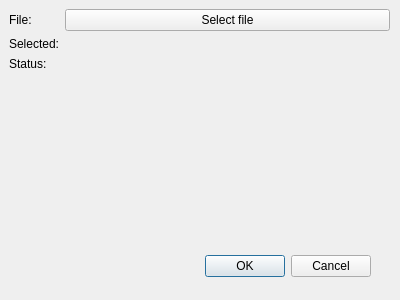
<?xml version="1.0" encoding="UTF-8"?>
<ui version="4.0">
 <class>ImportDialog</class>
 <widget class="QDialog" name="ImportDialog">
  <property name="geometry">
   <rect>
    <x>0</x>
    <y>0</y>
    <width>400</width>
    <height>300</height>
   </rect>
  </property>
  <property name="windowTitle">
   <string>Dialog</string>
  </property>
  <widget class="QDialogButtonBox" name="buttonBox">
   <property name="enabled">
    <bool>true</bool>
   </property>
   <property name="geometry">
    <rect>
     <x>30</x>
     <y>250</y>
     <width>341</width>
     <height>32</height>
    </rect>
   </property>
   <property name="orientation">
    <enum>Qt::Orientation::Horizontal</enum>
   </property>
   <property name="standardButtons">
    <set>QDialogButtonBox::StandardButton::Cancel|QDialogButtonBox::StandardButton::Ok</set>
   </property>
  </widget>
  <widget class="QWidget" name="formLayoutWidget">
   <property name="geometry">
    <rect>
     <x>9</x>
     <y>9</y>
     <width>381</width>
     <height>221</height>
    </rect>
   </property>
   <layout class="QFormLayout" name="formLayout">
    <item row="0" column="0">
     <widget class="QLabel" name="import_lbl">
      <property name="text">
       <string>File:</string>
      </property>
     </widget>
    </item>
    <item row="1" column="0">
     <widget class="QLabel" name="selected_header_lbl">
      <property name="text">
       <string>Selected:</string>
      </property>
     </widget>
    </item>
    <item row="0" column="1">
     <widget class="QPushButton" name="impor_btn">
      <property name="text">
       <string>Select file</string>
      </property>
     </widget>
    </item>
    <item row="1" column="1">
     <widget class="QLabel" name="selected_lbl">
      <property name="text">
       <string/>
      </property>
     </widget>
    </item>
    <item row="2" column="0">
     <widget class="QLabel" name="status_header_lbl">
      <property name="text">
       <string>Status:</string>
      </property>
     </widget>
    </item>
    <item row="2" column="1">
     <widget class="QLabel" name="status_lbl">
      <property name="text">
       <string/>
      </property>
     </widget>
    </item>
   </layout>
  </widget>
 </widget>
 <resources/>
 <connections>
  <connection>
   <sender>buttonBox</sender>
   <signal>accepted()</signal>
   <receiver>ImportDialog</receiver>
   <slot>accept()</slot>
   <hints>
    <hint type="sourcelabel">
     <x>248</x>
     <y>254</y>
    </hint>
    <hint type="destinationlabel">
     <x>157</x>
     <y>274</y>
    </hint>
   </hints>
  </connection>
  <connection>
   <sender>buttonBox</sender>
   <signal>rejected()</signal>
   <receiver>ImportDialog</receiver>
   <slot>reject()</slot>
   <hints>
    <hint type="sourcelabel">
     <x>316</x>
     <y>260</y>
    </hint>
    <hint type="destinationlabel">
     <x>286</x>
     <y>274</y>
    </hint>
   </hints>
  </connection>
 </connections>
</ui>
